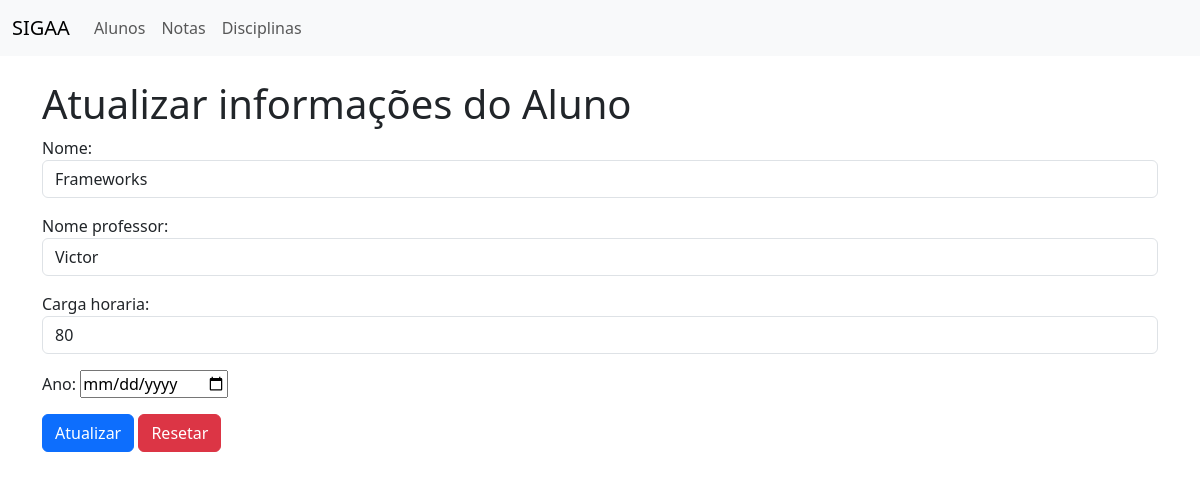
Screenshot of /edit_disciplinas/1 with the database file from the repository.
### sigaaa/models.py (models this page shows, shortened)
class Disciplina(models.Model):
    nome = models.CharField(max_length=100)
    nome_professor = models.CharField(max_length=100)
    carga_horaria = models.IntegerField()
    ano = models.DateField()

### sigaaa/views/view_disciplinas.py (the view)
# urls.py: path('edit_disciplinas/<int:disciplina_id>', view_disciplinas.edit_disciplinas, name='edit_disciplinas'),
def edit_disciplinas(request, disciplina_id):
    disciplina = get_object_or_404(Disciplina, pk=disciplina_id)
    try:
        if request.method == 'POST':
            form = DisciplinaForm(request.POST, instance=disciplina)
            if form.is_valid():
                form.save()
                disciplinas = Disciplina.objects.all()
                context = {
                    "disciplinas": disciplinas
                }
                return render(request, "disciplina/index.html", context)
        else:
            form = DisciplinaForm(instance=disciplina)
            context = {
                "form": form,
                "disciplina_id": disciplina_id,
            }
            return render(request, "disciplina/edit.html", context)
    except:
        return redirect(request, 'sigaaa:disiciplnas')

### sigaaa/form/disciplina_form.py
class DisciplinaForm(forms.ModelForm):
    class Meta:
        model = Disciplina
        fields = '__all__'
    def __init__(self, *args, **kwargs):
        super(DisciplinaForm, self).__init__(*args, **kwargs)
        for new_field in self.visible_fields():
            new_field.field.widget.attrs['class'] = 'form-control'
        self.fields['ano'].widget = DateInput(attrs={'type': 'date'})

### sigaaa/templates/disciplina/edit.html (shortened to what this page needs)
{% extends "base.html" %}
{% block content %}
<h1>Atualizar informações do Aluno</h1>
    <div class="col-12">
        <form action="{% url 'sigaaa:edit_disciplinas' disciplina_id %}" method="post">
            {{ form.as_p }}
            <button type="submit" class="btn btn-primary">Atualizar</button>
            <button type="reset" class="btn btn-danger">Resetar</button>
        </form>
    </div>
{% endblock %}

### rows the page displays
Disciplina: nome "Frameworks", nome_professor "Victor", carga_horaria "80"
